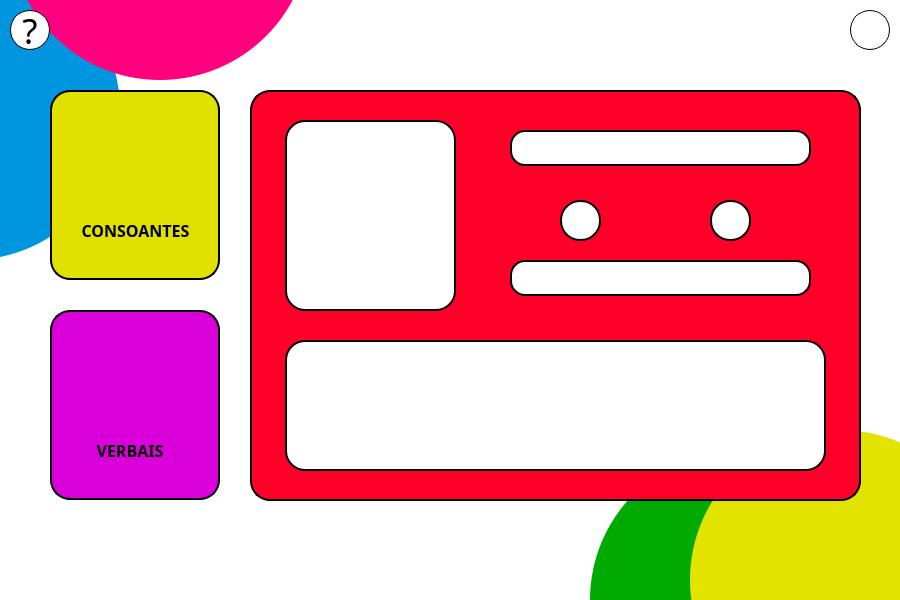
<?xml version="1.0" encoding="UTF-8"?>
<ui version="4.0">
 <class>MainWindow</class>
 <widget class="QMainWindow" name="MainWindow">
  <property name="geometry">
   <rect>
    <x>0</x>
    <y>0</y>
    <width>900</width>
    <height>600</height>
   </rect>
  </property>
  <property name="minimumSize">
   <size>
    <width>900</width>
    <height>600</height>
   </size>
  </property>
  <property name="maximumSize">
   <size>
    <width>900</width>
    <height>600</height>
   </size>
  </property>
  <property name="windowTitle">
   <string>Fonemas</string>
  </property>
  <widget class="QWidget" name="centralwidget">
   <widget class="QFrame" name="frame">
    <property name="geometry">
     <rect>
      <x>0</x>
      <y>0</y>
      <width>900</width>
      <height>600</height>
     </rect>
    </property>
    <property name="minimumSize">
     <size>
      <width>900</width>
      <height>600</height>
     </size>
    </property>
    <property name="styleSheet">
     <string notr="true">background-color: rgb(255, 255, 255);</string>
    </property>
    <property name="frameShape">
     <enum>QFrame::NoFrame</enum>
    </property>
    <property name="frameShadow">
     <enum>QFrame::Plain</enum>
    </property>
    <widget class="QFrame" name="frame_9">
     <property name="geometry">
      <rect>
       <x>590</x>
       <y>450</y>
       <width>300</width>
       <height>300</height>
      </rect>
     </property>
     <property name="styleSheet">
      <string notr="true">background-color: rgb(0, 170, 0);
border-radius: 150px;</string>
     </property>
     <property name="frameShape">
      <enum>QFrame::NoFrame</enum>
     </property>
     <property name="frameShadow">
      <enum>QFrame::Raised</enum>
     </property>
    </widget>
    <widget class="QFrame" name="frame_7">
     <property name="geometry">
      <rect>
       <x>-180</x>
       <y>-40</y>
       <width>300</width>
       <height>300</height>
      </rect>
     </property>
     <property name="styleSheet">
      <string notr="true">background-color:rgb(0, 149, 223);
border-radius: 150px;</string>
     </property>
     <property name="frameShape">
      <enum>QFrame::NoFrame</enum>
     </property>
     <property name="frameShadow">
      <enum>QFrame::Raised</enum>
     </property>
    </widget>
    <widget class="QFrame" name="frame_8">
     <property name="geometry">
      <rect>
       <x>690</x>
       <y>430</y>
       <width>300</width>
       <height>300</height>
      </rect>
     </property>
     <property name="styleSheet">
      <string notr="true">background-color:rgb(227, 227, 0);
border-radius: 150px;</string>
     </property>
     <property name="frameShape">
      <enum>QFrame::NoFrame</enum>
     </property>
     <property name="frameShadow">
      <enum>QFrame::Raised</enum>
     </property>
    </widget>
    <widget class="QPushButton" name="bt_verbais">
     <property name="geometry">
      <rect>
       <x>50</x>
       <y>310</y>
       <width>170</width>
       <height>190</height>
      </rect>
     </property>
     <property name="styleSheet">
      <string notr="true">QAbstractButton{
	background-color: rgb(218, 0, 218);
	border: 2px solid rgb(0, 0, 0);
	border-radius: 20px;
}
QAbstractButton:hover{
background-color: rgb(252, 0, 252);
}
</string>
     </property>
     <property name="text">
      <string/>
     </property>
    </widget>
    <widget class="QLabel" name="label_5">
     <property name="geometry">
      <rect>
       <x>80</x>
       <y>440</y>
       <width>100</width>
       <height>20</height>
      </rect>
     </property>
     <property name="font">
      <font>
       <family>Berlin Sans FB Demi</family>
       <pointsize>12</pointsize>
       <weight>75</weight>
       <bold>true</bold>
      </font>
     </property>
     <property name="styleSheet">
      <string notr="true">QLabel{
background-color: 0;
}</string>
     </property>
     <property name="text">
      <string>VERBAIS</string>
     </property>
     <property name="alignment">
      <set>Qt::AlignCenter</set>
     </property>
    </widget>
    <widget class="QFrame" name="frame_2">
     <property name="geometry">
      <rect>
       <x>250</x>
       <y>90</y>
       <width>611</width>
       <height>411</height>
      </rect>
     </property>
     <property name="styleSheet">
      <string notr="true">QFrame{
	background-color:rgb(255, 0, 40);
	border: 2px solid rgb(0, 0, 0);
	border-radius: 20px;
}</string>
     </property>
     <property name="frameShape">
      <enum>QFrame::StyledPanel</enum>
     </property>
     <property name="frameShadow">
      <enum>QFrame::Raised</enum>
     </property>
     <widget class="QFrame" name="frame_3">
      <property name="geometry">
       <rect>
        <x>35</x>
        <y>30</y>
        <width>171</width>
        <height>191</height>
       </rect>
      </property>
      <property name="styleSheet">
       <string notr="true">background-color: rgb(255, 255, 255);</string>
      </property>
      <property name="frameShape">
       <enum>QFrame::StyledPanel</enum>
      </property>
      <property name="frameShadow">
       <enum>QFrame::Raised</enum>
      </property>
     </widget>
     <widget class="QFrame" name="frame_4">
      <property name="geometry">
       <rect>
        <x>35</x>
        <y>250</y>
        <width>541</width>
        <height>131</height>
       </rect>
      </property>
      <property name="styleSheet">
       <string notr="true">background-color: rgb(255, 255, 255);</string>
      </property>
      <property name="frameShape">
       <enum>QFrame::StyledPanel</enum>
      </property>
      <property name="frameShadow">
       <enum>QFrame::Raised</enum>
      </property>
     </widget>
     <widget class="QFrame" name="frame_12">
      <property name="geometry">
       <rect>
        <x>260</x>
        <y>40</y>
        <width>301</width>
        <height>36</height>
       </rect>
      </property>
      <property name="styleSheet">
       <string notr="true">background-color: rgb(255, 255, 255);
border-radius: 15px</string>
      </property>
      <property name="frameShape">
       <enum>QFrame::StyledPanel</enum>
      </property>
      <property name="frameShadow">
       <enum>QFrame::Raised</enum>
      </property>
     </widget>
     <widget class="QFrame" name="frame_13">
      <property name="geometry">
       <rect>
        <x>310</x>
        <y>110</y>
        <width>41</width>
        <height>41</height>
       </rect>
      </property>
      <property name="styleSheet">
       <string notr="true">background-color: rgb(255, 255, 255);</string>
      </property>
      <property name="frameShape">
       <enum>QFrame::StyledPanel</enum>
      </property>
      <property name="frameShadow">
       <enum>QFrame::Raised</enum>
      </property>
     </widget>
     <widget class="QFrame" name="frame_14">
      <property name="geometry">
       <rect>
        <x>460</x>
        <y>110</y>
        <width>41</width>
        <height>41</height>
       </rect>
      </property>
      <property name="styleSheet">
       <string notr="true">background-color: rgb(255, 255, 255);</string>
      </property>
      <property name="frameShape">
       <enum>QFrame::StyledPanel</enum>
      </property>
      <property name="frameShadow">
       <enum>QFrame::Raised</enum>
      </property>
     </widget>
     <widget class="QFrame" name="frame_16">
      <property name="geometry">
       <rect>
        <x>260</x>
        <y>170</y>
        <width>301</width>
        <height>36</height>
       </rect>
      </property>
      <property name="styleSheet">
       <string notr="true">background-color: rgb(255, 255, 255);
border-radius: 15px</string>
      </property>
      <property name="frameShape">
       <enum>QFrame::StyledPanel</enum>
      </property>
      <property name="frameShadow">
       <enum>QFrame::Raised</enum>
      </property>
     </widget>
    </widget>
    <widget class="QPushButton" name="bt_consoantes">
     <property name="geometry">
      <rect>
       <x>50</x>
       <y>90</y>
       <width>170</width>
       <height>190</height>
      </rect>
     </property>
     <property name="styleSheet">
      <string notr="true">QAbstractButton{
	background-color:rgb(225, 225, 0);
	border: 2px solid rgb(0, 0, 0);
	border-radius: 20px;
}
QAbstractButton:hover{
background-color:rgb(244, 244, 0);
}
</string>
     </property>
     <property name="text">
      <string/>
     </property>
    </widget>
    <widget class="QLabel" name="label_6">
     <property name="geometry">
      <rect>
       <x>80</x>
       <y>220</y>
       <width>111</width>
       <height>20</height>
      </rect>
     </property>
     <property name="font">
      <font>
       <family>Berlin Sans FB Demi</family>
       <pointsize>12</pointsize>
       <weight>75</weight>
       <bold>true</bold>
      </font>
     </property>
     <property name="styleSheet">
      <string notr="true">QLabel{
background-color: 0;
}</string>
     </property>
     <property name="text">
      <string>CONSOANTES</string>
     </property>
     <property name="alignment">
      <set>Qt::AlignCenter</set>
     </property>
    </widget>
    <widget class="QFrame" name="frame_15">
     <property name="geometry">
      <rect>
       <x>70</x>
       <y>110</y>
       <width>131</width>
       <height>91</height>
      </rect>
     </property>
     <property name="styleSheet">
      <string notr="true">QFrame{
	background-image: url(:/fotos/imagens/fonemas.png);
	background-repeat: no-repeat;	
	background-position: center;
	border-radius: 25px;
	background-color: 0;
}</string>
     </property>
     <property name="frameShape">
      <enum>QFrame::NoFrame</enum>
     </property>
     <property name="frameShadow">
      <enum>QFrame::Raised</enum>
     </property>
    </widget>
    <widget class="QFrame" name="frame_6">
     <property name="geometry">
      <rect>
       <x>10</x>
       <y>-220</y>
       <width>300</width>
       <height>300</height>
      </rect>
     </property>
     <property name="styleSheet">
      <string notr="true">background-color: rgb(255, 0, 127);
border-radius: 150px;</string>
     </property>
     <property name="frameShape">
      <enum>QFrame::NoFrame</enum>
     </property>
     <property name="frameShadow">
      <enum>QFrame::Raised</enum>
     </property>
    </widget>
    <widget class="QPushButton" name="bt_info">
     <property name="geometry">
      <rect>
       <x>10</x>
       <y>10</y>
       <width>40</width>
       <height>40</height>
      </rect>
     </property>
     <property name="minimumSize">
      <size>
       <width>0</width>
       <height>0</height>
      </size>
     </property>
     <property name="font">
      <font>
       <family>Berlin Sans FB</family>
       <pointsize>26</pointsize>
      </font>
     </property>
     <property name="styleSheet">
      <string notr="true">QAbstractButton{
	background-color: rgb(255, 255, 255);
	border: 1px solid black;
	border-radius: 20px;
}
QAbstractButton:hover{
background-color: rgb(231, 231, 231);
}</string>
     </property>
     <property name="text">
      <string>?</string>
     </property>
    </widget>
    <widget class="QPushButton" name="bt_toHome">
     <property name="geometry">
      <rect>
       <x>850</x>
       <y>10</y>
       <width>40</width>
       <height>40</height>
      </rect>
     </property>
     <property name="minimumSize">
      <size>
       <width>0</width>
       <height>0</height>
      </size>
     </property>
     <property name="font">
      <font>
       <family>Berlin Sans FB</family>
       <pointsize>26</pointsize>
      </font>
     </property>
     <property name="styleSheet">
      <string notr="true">QAbstractButton{
	
	background-image: url(:/icones/imagens/home.png);
	background-repeat: no-repeat;	
	background-position: center;
	border: 1px solid black;
	border-radius: 20px;
}
QAbstractButton:hover{
background-color: rgb(231, 231, 231);
}</string>
     </property>
     <property name="text">
      <string/>
     </property>
    </widget>
    <widget class="QFrame" name="frame_17">
     <property name="geometry">
      <rect>
       <x>70</x>
       <y>328</y>
       <width>128</width>
       <height>91</height>
      </rect>
     </property>
     <property name="styleSheet">
      <string notr="true">QFrame{
	
	background-image: url(:/fotos/imagens/fonemas.png);
	background-repeat: no-repeat;	
	background-position: center;
	border-radius: 25px;
	background-color: 0;
}</string>
     </property>
     <property name="frameShape">
      <enum>QFrame::NoFrame</enum>
     </property>
     <property name="frameShadow">
      <enum>QFrame::Raised</enum>
     </property>
    </widget>
   </widget>
  </widget>
 </widget>
 <resources>
  <include location="imagens.qrc"/>
 </resources>
 <connections/>
</ui>
